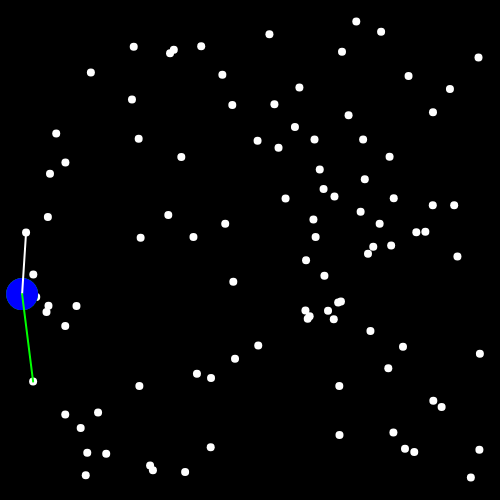
Frame 1 (no input)
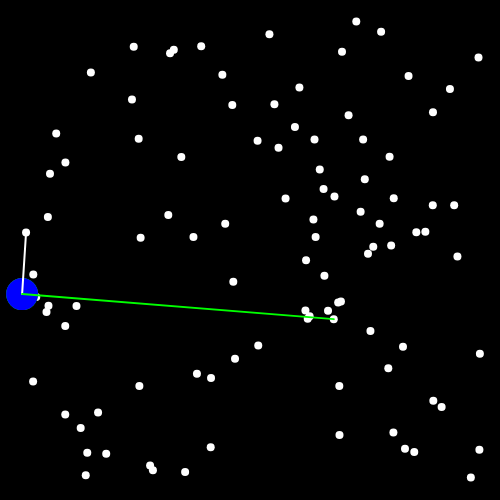
Frame 60 (no input)
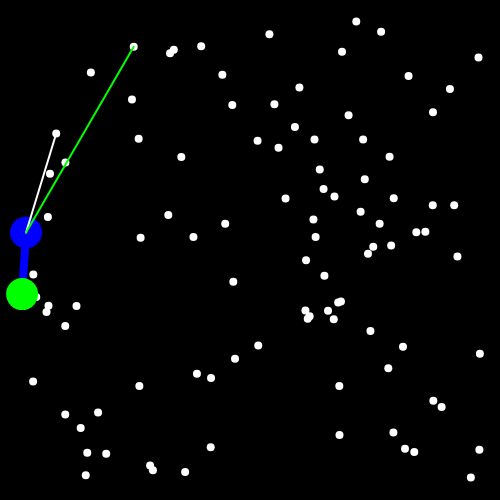
Frame 120 (the mouse pressed at the canvas centre since frame 60)

The p5.js sketch that drew these frames (run headless with seeded random() and noise() and a simulated clock; from frame 60 on, the mouse is pressed at the canvas centre):

// p5.js sketch
// ── sketch.js
const points = [];
const hull = [];

let left;
let leftMost;
let currentVertex;
let currentPoint;
let nextVertex;
let nextIndex = -1;
let index = 0;


function setup() {
  createCanvas( 500, 500 );
  let buffer = 20;
  for ( let i = 0; i < 100; i++) {
    points.push( createVector( random( buffer, width - buffer ), random( buffer, height - buffer ) ) );
  }
  
  points.sort( ( a, b ) => a.x - b.x );
  leftMost = points[ 0 ];
  currentVertex = leftMost;
  hull.push( currentVertex );
  nextVertex = points[ 1 ];
  index = 2;
}


function draw() {
  background(0);
  
  stroke( 255 );
  strokeWeight( 8 );
  for ( let p of points ) {
    point( p.x, p.y );
  }
  
  stroke( 0,0,255 )
  fill( 0,0,255,50 )
  beginShape();
  for ( let p of hull ) {
    vertex( p.x, p.y );
  }
  endShape( CLOSE );
  
  stroke( 0, 255, 0 );
  strokeWeight( 32 );
  point( leftMost.x, leftMost.y );
  
  stroke( 0, 0, 255 );
  strokeWeight( 32 );
  point( currentVertex.x, currentVertex.y );

  stroke(255);
  strokeWeight(2);
  line( currentVertex.x, currentVertex.y, nextVertex.x, nextVertex.y );
  
  let checking = points[ index ];
  stroke( 0, 255, 0 );
  line( currentVertex.x, currentVertex.y, checking.x, checking.y );
  
  const a = p5.Vector.sub( nextVertex, currentVertex );
  const b = p5.Vector.sub( checking, currentVertex );
  const cross = a.cross( b );
  if ( cross.z < 0 ) {
    nextVertex = checking;
    nextIndex = index;
  }
  index = index + 1;
  if ( index == points.length ) {
    if ( nextVertex == leftMost ) {
      console.log("done");
      noLoop();
    
    }
    else{
    hull.push( nextVertex );
    currentVertex = nextVertex;
    index = 0;
    //points.splice( nextIndex, 1 );
    nextVertex = leftMost;
    }
  }
  
  
}
